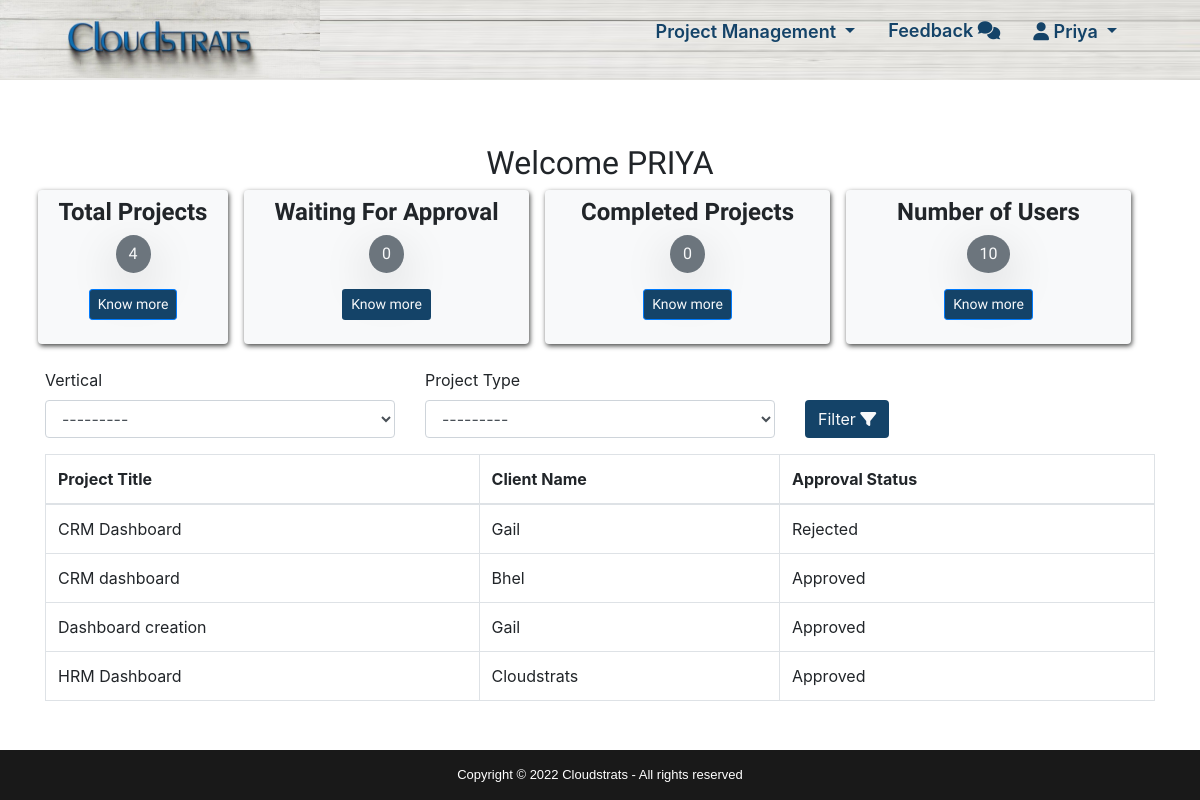
The app's page /mainpage/ (signed in) with its own data.
### Project_Management/models.py (models this page shows, shortened)
class Project(models.Model):
    project_title=models.CharField(max_length = 100)
    client_Name= models.CharField(max_length = 100, null=True, blank=True)
    creator= models.CharField(max_length = 100)
    vertical=models.ForeignKey(Vertical,on_delete=models.CASCADE,blank=True)
    CsOwner=models.ForeignKey(User, on_delete=models.CASCADE)
    manager=models.ForeignKey(User, on_delete=models.CASCADE, related_name="project_owner")
    priority=models.IntegerField(choices=PRIORITY_TYPE,default=1,null=True,blank=True)
    project_type=models.IntegerField(choices=PROJECT_TYPE,default=1,null=True,blank=True)
    start_date = models.DateField(null=True,blank=True)
    end_date = models.DateField(null=True,blank=True)
    remark = models.TextField(null=True, blank=True)
    description=models.TextField(null=True,blank=True)
    approval_status=models.IntegerField(choices=APPROVAL_STATUS,default=1,null=True,blank=True)
    project_status=models.IntegerField(choices=PROJECT_STATUS,default=1,null=True,blank=True)
    attachment = models.FileField(upload_to='media')

### Project_Management/views.py (the view)
# urls.py: path('mainpage/', views.mainpage),
def mainpage(request):
    data=User.objects.all().count()
    pr=Project.objects.all().count()
    pro=Project.objects.filter(approval_status=1).count()
    user_list =Project.objects.all()
    com=Project.objects.filter(project_status=4).count()
    user_filter = UserFilter(request.GET, queryset=user_list)
    current_user = request.user
    fname = current_user.first_name
    return render(request ,'Projectmanagement/dashboard.html',{'data':data,'pr':pr,'pro':pro,'filter': user_filter,'com':com,'fname':fname})

### accounts/models.py (called while the page is built)
    def __str__(self):
        return self.name

### templates/Projectmanagement/dashboard.html (shortened to what this page needs)
{% extends 'base.html' %}
{% load static %}
{% load widget_tweaks %}
{% block nav %}
    <div class="collapse navbar-collapse" id="navbarSupportedContent">
        <ul class="navbar-nav ml-auto" style="margin-top: -7px !important;">
            <li class="nav-link nav-item dropdown px-3">
                <span class="btn p-0 dropdown-toggle" type="button" id="dropdownMenuButton" data-toggle="dropdown"
                    aria-haspopup="true" aria-expanded="false" style="outline: none;font-weight: 600; color: #144368; font-size: 18px;">
                    Project Management
                </span>
          </li>
          {% if request.user.is_superuser %}
          <li class="nav-link nav-item px-3">
              <a href="/Project_Management/Reviewdetail"
                  style="text-decoration: none; font-weight: 600; color: #144368; font-size: 18px;">
                  See Feedback&nbsp;<i class="fa-solid fa-comments"></i>
              </a>
          </li>
          {% else %}
          <li class="nav-link nav-item px-3">
              <a href="/Project_Management/Reviewfun"
                  style="text-decoration: none; font-weight: 600; color: #144368; font-size: 18px;">
                  Feedback&nbsp;<i class="fa-solid fa-comments"></i>
              </a>
          </li>
          {% endif %}
          <li class="nav-link nav-item dropdown px-3">
            <span class="btn p-0 dropdown-toggle" type="button" id="dropdownMenuButton" data-toggle="dropdown"
                aria-haspopup="true" aria-expanded="false"
                style="outline: none;font-weight: 600; color: #144368; font-size: 18px;">
                <i class="fa-solid fa-user"></i> {{ request.user }}
            </span>
        </li>
    </ul>
</nav>
 {% endblock %}
{% block body %}
<section style="font-family: Chivo;">
  <div class="container text-center" style="margin-top: -5rem;">
    <h2><marquee behavior="" direction="right">Welcome {{ fname }}</marquee></h2>
    <div class="row">
      <div class="col-md-2 current py-2 mx-2 bg-light rounded" style="box-shadow:1px 2px 5px  #464746;">
        <h4><b>Total Projects</b></h2>
        <button class="btn rounded-circle bg-secondary text-light shadow-lg">{{pr}}</button>
        <p class="lead">
          <a class="btn btn-primary btn-sm mt-3 text-light" style="background-color: #144368;" href="/Project_Management/projectlist" role="button">Know more</a>
        </p>
      </div>
      <div class="col-md-3 current py-2 mx-2 bg-light rounded" style="box-shadow:1px 2px 5px  #464746;">
        <h4><b>Waiting For Approval</b></h2>
        <button class="btn rounded-circle bg-secondary text-light shadow-lg">{{pro}}</button>
        <p class="lead">
          <a class="btn btn-sm mt-3 text-light" href="/Project_Management/pendingprojectlist/" style="background-color: #144368;" role="button">Know more</a>
        </p>
      </div>
      <div class="col-md-3 current py-2 mx-2 bg-light rounded" style="box-shadow:1px 2px 5px  #464746;">
        <h4><b>Completed Projects</b></h2>
        <button class="btn rounded-circle bg-secondary text-light shadow-lg">{{com}}</button>
        <p class="lead">
          <a class="btn btn-primary btn-sm mt-3 text-light" style="background-color: #144368;" href="#" role="button">Know more</a>
        </p>
      </div>
      <div class="col-md-3 current py-2 mx-2 bg-light rounded" style="box-shadow:1px 2px 5px  #464746;">
        <h4><b>Number of Users</b></h2>
        <button class="btn rounded-circle bg-secondary text-light shadow-lg">{{data}}</button>
        <p class="lead">
          <a class="btn btn-primary btn-sm mt-3 text-light" style="background-color: #144368;" href="#" role="button">Know more</a>
        </p>
      </div>
    </div>
  </div>
</section>
<br>
        <form method="get">
          <div class="well">
            <div class="container">
              <div class="row">
                <div class="form-group col-sm-4 col-md-4">
                  <label>Vertical</label>
                  {% render_field filter.form.vertical class="form-control" %}
                </div>
                <div class="form-group col-sm-4 col-md-4">
                  <label>Project Type</label>
                  {% render_field filter.form.project_type class="form-control" %}
                </div>
                <div class="col-md-3 mt-auto mb-3">
                  <button type="submit" class="btn text-light" style="background-color: #144368;">
                     Filter <i class="fa-solid fa-filter"></i>
                  </button>
                </div>
              </div>
            </div>
          </div>
        </form>
        <div class="container">
          <table class="table table-bordered table-hover">
            <thead>
              <tr>
                <th>Project Title</th>
                <th>Client Name</th>
                <th>Approval Status</th>
              </tr>
            </thead>
            <tbody>
              {% for i in filter.qs %}
                <tr>
                  <td>{{ i.project_title }}</td>
                  <td>{{ i.client_Name }}</td>
                  <td>{{ i.get_approval_status_display }}</td>
                </tr>
              {% empty %}
                <tr>
                  <td colspan="5">No data</td>
                </tr>
              {% endfor %}
            </tbody>
          </table>
        </div>
        {% endblock %}

### static/css/style.css (style rules this page uses)
:root { --color1: #144368; }
body { background-color: #fff; }
.current { transition: all .4s ease-in-out; }

### templates/base.html (style rules this page uses)
body::after { content: ''; display: block; height: 50px; }

### records on screen
Project: project_title "CRM Dashboard", client_Name "Gail", approval_status "Rejected"
Project: project_title "CRM dashboard", client_Name "Bhel", approval_status "Approved"
Project: project_title "Dashboard creation", client_Name "Gail", approval_status "Approved"
Project: project_title "HRM Dashboard", client_Name "Cloudstrats", approval_status "Approved"

### other values on screen
{{ request.user }} "Priya"
{{ fname }} "PRIYA"
{{ pr }} "4"
{{ pro }} "0"
{{ com }} "0"
{{ data }} "10"
